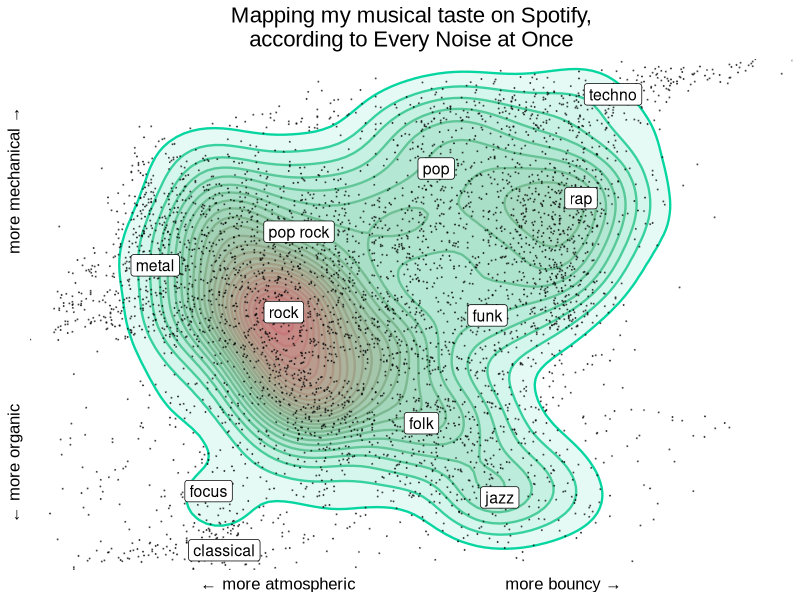
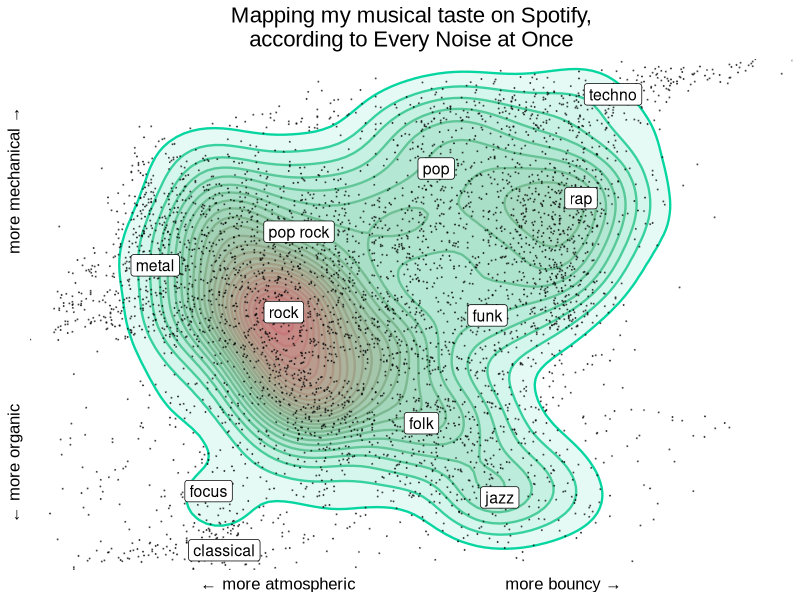

Reproduce these figures in R, in order.
library(data.table)
library(dplyr)
library(tidyr)
library(scales)
library(ggplot2)

setwd("~/Desktop/Projects/spotify-genre-map/data/")

# import artist genres
artist_genres <- read.csv("2020.07.25 - artist genres.csv")

# clean/parse genre location on every noise at once
enao <- read.csv("2020.07.25 - every-noise-at-once-scrape.csv")

enao.clean <- enao %>%
    mutate(left_clean1 = as.numeric(gsub("px", "", left)),
           top_clean1 = as.numeric(gsub("px", "", top)),
           size_clean1 = as.numeric(gsub("%", "", size)),
           left_clean2 = rescale(left_clean1,
                                 from = c(min(left_clean1), max(left_clean1)),
                                 to = c(0, 100)),
           top_clean2 = rescale(top_clean1,
                                from = c(min(top_clean1), max(top_clean1)),
                                to = c(100, 0)),
           size_clean2 = rescale(size_clean1,
                                 from = c(min(size_clean1), max(size_clean1)),
                                 to = c(0, 1))) %>%
    select(genre, color, size_clean2, top_clean2, left_clean2) %>%
    rename(size = size_clean2, top = top_clean2, left = left_clean2)

# clean artist genres
artist_genres.clean <- artist_genres %>% 
    separate(genres, sep = "\\|", into = paste0("var", 1:15)) %>% 
    pivot_longer(var1:var15) %>% 
    filter(!is.na(value) & value != "") %>% 
    select(-name) %>%
    rename(genre = value) %>%
    data.table()

# aggregate information and merge on every-noise-at-once data
genres <- artist_genres.clean[, .(N = .N, S = sum(count)), by = genre] %>%
    left_join(enao.clean, by = "genre")

# plot it
ggplot(genres, aes(x = left, y = top)) +
    geom_density2d(aes(color = ..level..), size = 0.8, bins = 25) + 
    stat_density2d(aes(fill = ..level..), bins = 25, geom = "polygon", alpha = 0.1) +
    geom_point(enao.clean, mapping = aes(x = left, y = top), size = 0.1, alpha = 0.5) +
    geom_label(enao.clean %>% 
                   filter(genre %in% c("rock", "rap", "pop", "pop rock", "funk", 
                                       "jazz", "focus", "metal", "folk", "techno", 
                                       "classical")),
               mapping = aes(x = left, y = top, label = genre), size = 4, color = "black") +
    #geom_point(genres, mapping = aes(x = left, y = top, size = S), shape = 21, color = "black", fill = "#77bdee") +
    #scale_color_discrete() +
    scale_color_gradient(low = "#06D6A0", high = "#EF476F") +
    scale_fill_gradient(low = "#06D6A0", high = "#EF476F") +
    scale_x_continuous(name = "← more atmospheric                              more bouncy →", limits = c(0, 100), expand = c(0, 0)) +
    scale_y_continuous(name = "← more organic                              more mechanical →", limits = c(0, 100), expand = c(0, 0)) +
    labs(title = "Mapping my musical taste on Spotify,\naccording to Every Noise at Once") +
    theme_classic() +
    theme(legend.position = "none",
          text = element_text(size = 12,  family = "Arial"),
          plot.title = element_text(hjust = 0.5, size = 16),
          axis.line = element_blank(),
          axis.text = element_blank(),
          axis.ticks = element_blank())

ggsave("../enao-bt-map.jpg", device = "jpeg", width = 7, height = 9, units = "in")
